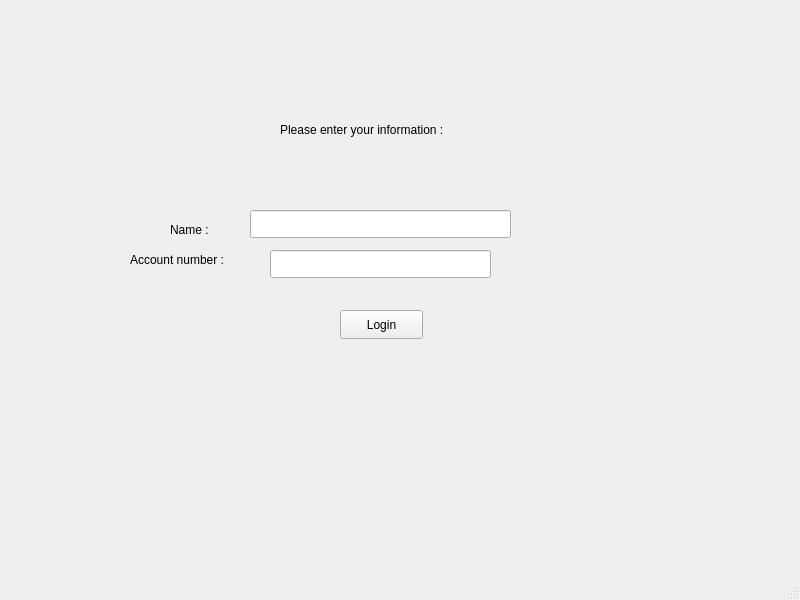
<?xml version="1.0" encoding="UTF-8"?>
<ui version="4.0">
 <class>login</class>
 <widget class="QMainWindow" name="login">
  <property name="geometry">
   <rect>
    <x>0</x>
    <y>0</y>
    <width>800</width>
    <height>600</height>
   </rect>
  </property>
  <property name="windowTitle">
   <string>login</string>
  </property>
  <widget class="QWidget" name="centralwidget">
   <widget class="QLabel" name="label">
    <property name="geometry">
     <rect>
      <x>280</x>
      <y>120</y>
      <width>211</width>
      <height>20</height>
     </rect>
    </property>
    <property name="text">
     <string>Please enter your information :</string>
    </property>
   </widget>
   <widget class="QLabel" name="label_2">
    <property name="geometry">
     <rect>
      <x>130</x>
      <y>250</y>
      <width>171</width>
      <height>20</height>
     </rect>
    </property>
    <property name="text">
     <string>Account number : </string>
    </property>
   </widget>
   <widget class="QLabel" name="label_3">
    <property name="geometry">
     <rect>
      <x>170</x>
      <y>220</y>
      <width>111</width>
      <height>20</height>
     </rect>
    </property>
    <property name="text">
     <string>Name : </string>
    </property>
   </widget>
   <widget class="QLineEdit" name="Nametext">
    <property name="geometry">
     <rect>
      <x>250</x>
      <y>210</y>
      <width>261</width>
      <height>28</height>
     </rect>
    </property>
   </widget>
   <widget class="QLineEdit" name="accnum">
    <property name="geometry">
     <rect>
      <x>270</x>
      <y>250</y>
      <width>221</width>
      <height>28</height>
     </rect>
    </property>
   </widget>
   <widget class="QPushButton" name="login_2">
    <property name="geometry">
     <rect>
      <x>340</x>
      <y>310</y>
      <width>83</width>
      <height>29</height>
     </rect>
    </property>
    <property name="text">
     <string>Login</string>
    </property>
   </widget>
  </widget>
  <widget class="QMenuBar" name="menubar">
   <property name="geometry">
    <rect>
     <x>0</x>
     <y>0</y>
     <width>800</width>
     <height>25</height>
    </rect>
   </property>
  </widget>
  <widget class="QStatusBar" name="statusbar"/>
 </widget>
 <resources/>
 <connections/>
</ui>
